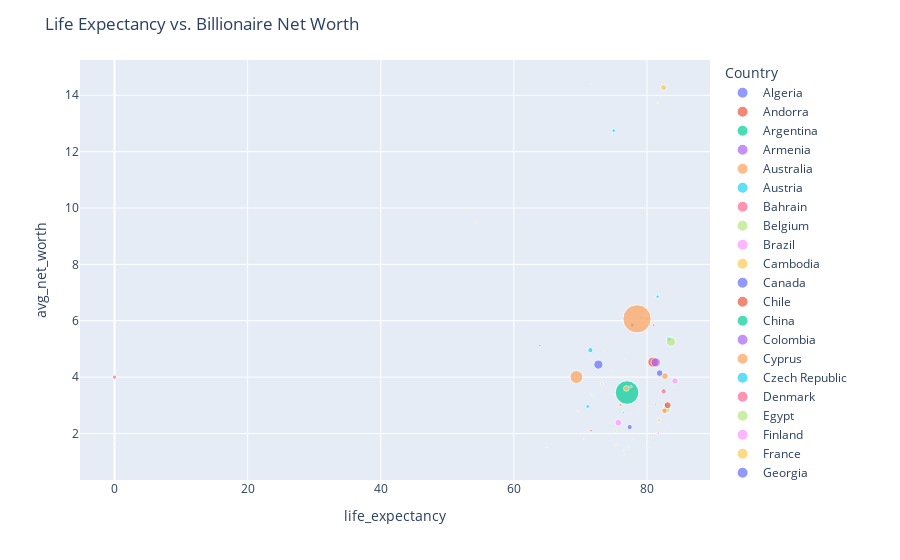

Source (notebook cell):
### Code cell
import plotly.express as px

fig = px.scatter(
    country_stats,
    x='life_expectancy',
    y='avg_net_worth',
    size='billionaire_count',
    color='Country',
    hover_name='Country',
    trendline='ols'  # Adds regression line
)
fig.update_layout(title='Life Expectancy vs. Billionaire Net Worth')
fig.show()
